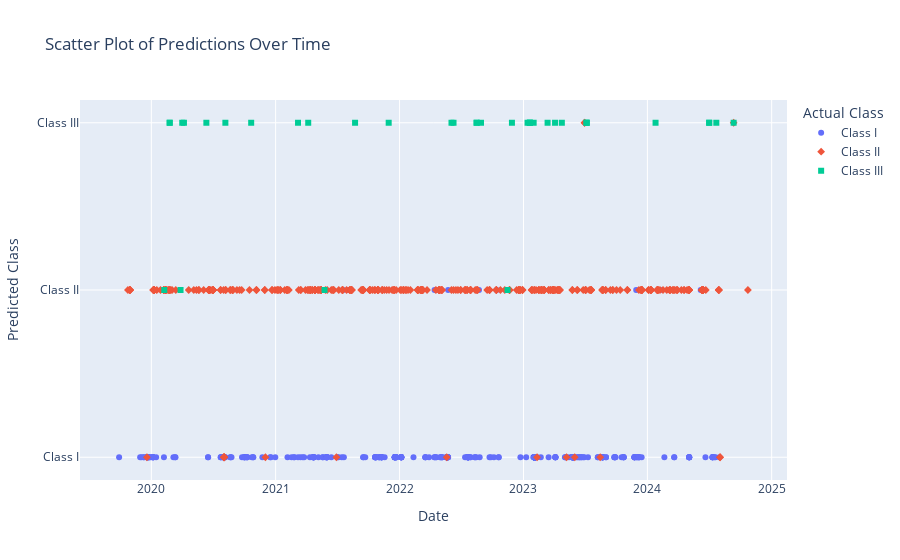

Source (notebook cell):
### Code cell
# Data Exploration
print(df.info())  # Check the basic information of the dataset
print(df.describe())  # Check statistical summary
print(df.isnull().sum())  # Check for missing values

# Data Cleaning
df.fillna(method='ffill', inplace=True)  # Fill missing values with forward fill

# Convert date fields
df['Recall Initiation Date'] = pd.to_datetime(df['Recall Initiation Date'])

# Create new features: year and month
df['Year'] = df['Recall Initiation Date'].dt.year
df['Month'] = df['Recall Initiation Date'].dt.month

# Feature Selection and Processing
from sklearn.preprocessing import LabelEncoder, StandardScaler

# Encode categorical variables
label_enc = LabelEncoder()
df['State'] = label_enc.fit_transform(df['State'])
df['Country'] = label_enc.fit_transform(df['Country'])

# Map original class types to numbers and save mapping
class_mapping = {'Class I': 0, 'Class II': 1, 'Class III': 2}
reverse_mapping = {v: k for k, v in class_mapping.items()}

df['Classification'] = df['Classification'].map(class_mapping)  # Encode target variable

# Standardize numerical variables
scaler = StandardScaler()
df['Days To Classify'] = scaler.fit_transform(df[['Days To Classify']])

# Select features and target variable
X = df[['State', 'Country', 'Days To Classify', 'Year', 'Month']]
y = df['Classification']

# Split the dataset
from sklearn.model_selection import train_test_split

X_train, X_test, y_train, y_test = train_test_split(X, y, test_size=0.2, random_state=42)

# Train the Model
from sklearn.ensemble import RandomForestClassifier

model = RandomForestClassifier(random_state=42)
model.fit(X_train, y_train)

# Predictions
y_pred = model.predict(X_test)

# Model Evaluation
from sklearn.metrics import accuracy_score, classification_report, confusion_matrix
import matplotlib.pyplot as plt
import seaborn as sns

# Calculate accuracy
accuracy = accuracy_score(y_test, y_pred)
print(f"Accuracy: {accuracy:.2f}")

# Classification report
print(classification_report(y_test, y_pred))

# Confusion Matrix
cm = confusion_matrix(y_test, y_pred)
sns.heatmap(cm, annot=True, fmt='d', cmap='Blues', xticklabels=class_mapping.keys(), yticklabels=class_mapping.keys())
plt.xlabel('Predicted')
plt.ylabel('Actual')
plt.title('Confusion Matrix')
plt.show()

# Hyperparameter Tuning
from sklearn.model_selection import GridSearchCV

param_grid = {
    'n_estimators': [50, 100, 200],
    'max_depth': [None, 10, 20],
    'min_samples_split': [2, 5, 10]
}
grid_search = GridSearchCV(RandomForestClassifier(random_state=42), param_grid, cv=5, scoring='accuracy')
grid_search.fit(X_train, y_train)

# Output the best parameters
print(f"Best Parameters: {grid_search.best_params_}")

# Save the Model
import joblib
joblib.dump(model, 'classification_model.pkl')

# Add predictions back to the dataframe with original class labels
df['Prediction'] = model.predict(X)
df['Prediction Label'] = df['Prediction'].map(reverse_mapping)
df['Actual Label'] = df['Classification'].map(reverse_mapping)

# Plot Line Chart for Predictions Over Time
import plotly.express as px

df['Prediction'] = model.predict(X)
df['Prediction Label'] = df['Prediction'].map(reverse_mapping)  # Predict
df['Actual Label'] = df['Classification'].map(reverse_mapping)  # Actual

# Plot
fig = px.scatter(
    df.sort_values(by='Recall Initiation Date'),
    x='Recall Initiation Date',
    y='Prediction Label',
    color='Actual Label',
    title='Scatter Plot of Predictions Over Time',
    labels={
        'Prediction Label': 'Predicted Class',
        'Actual Label': 'Actual Class',
        'Recall Initiation Date': 'Date'
    },
    symbol='Actual Label',  
    hover_data=['Actual Label', 'Prediction Label']  
)

fig.show()

from sklearn.metrics import accuracy_score

# Accurancy
accuracy = accuracy_score(df['Classification'], df['Prediction'])
print(f"Prediction Accuracy: {accuracy:.2%}")

### Figure 1 — Plotly figure (JSON) as saved in the notebook; plotly's stock layout.template omitted (floating-point values rounded to 4 significant figures; data arrays with more than 128 entries replaced by an {"elided": "..."} marker saying what was removed)
{"data": [{"customdata": {"elided": "389x1 str values"}, "hovertemplate": "Actual Class=%{customdata[0]}<br>Date=%{x}<br>Predicted Class=%{y}<extra></extra>", "legendgroup": "Class I", "marker": {"color": "#636efa", "symbol": "circle"}, "mode": "markers", "name": "Class I", "orientation": "v", "showlegend": true, "type": "scatter", "x": {"elided": "389 str values"}, "xaxis": "x", "y": {"elided": "389 str values"}, "yaxis": "y"}, {"customdata": {"elided": "422x1 str values"}, "hovertemplate": "Actual Class=%{customdata[0]}<br>Date=%{x}<br>Predicted Class=%{y}<extra></extra>", "legendgroup": "Class II", "marker": {"color": "#EF553B", "symbol": "diamond"}, "mode": "markers", "name": "Class II", "orientation": "v", "showlegend": true, "type": "scatter", "x": {"elided": "422 str values"}, "xaxis": "x", "y": {"elided": "422 str values"}, "yaxis": "y"}, {"customdata": [["Class III"], ["Class III"], ["Class III"], ["Class III"], ["Class III"], ["Class III"], ["Class III"], ["Class III"], ["Class III"], ["Class III"], ["Class III"], ["Class III"], ["Class III"], ["Class III"], ["Class III"], ["Class III"], ["Class III"], ["Class III"], ["Class III"], ["Class III"], ["Class III"], ["Class III"], ["Class III"], ["Class III"], ["Class III"], ["Class III"], ["Class III"], ["Class III"], ["Class III"], ["Class III"], ["Class III"], ["Class III"], ["Class III"], ["Class III"], ["Class III"], ["Class III"], ["Class III"]], "hovertemplate": "Actual Class=%{customdata[0]}<br>Date=%{x}<br>Predicted Class=%{y}<extra></extra>", "legendgroup": "Class III", "marker": {"color": "#00cc96", "symbol": "square"}, "mode": "markers", "name": "Class III", "orientation": "v", "showlegend": true, "type": "scatter", "x": ["2020-02-08T00:00:00", "2020-02-24T00:00:00", "2020-02-24T00:00:00", "2020-03-27T00:00:00", "2020-04-01T00:00:00", "2020-04-06T00:00:00", "2020-06-11T00:00:00", "2020-08-06T00:00:00", "2020-10-21T00:00:00", "2021-03-08T00:00:00", "2021-04-07T00:00:00", "2021-05-25T00:00:00", "2021-08-23T00:00:00", "2021-11-30T00:00:00", "2022-06-03T00:00:00", "2022-06-09T00:00:00", "2022-08-16T00:00:00", "2022-08-16T00:00:00", "2022-08-29T00:00:00", "2022-11-15T00:00:00", "2022-11-28T00:00:00", "2023-01-13T00:00:00", "2023-01-19T00:00:00", "2023-01-20T00:00:00", "2023-01-20T00:00:00", "2023-01-31T00:00:00", "2023-03-13T00:00:00", "2023-04-04T00:00:00", "2023-04-24T00:00:00", "2023-07-06T00:00:00", "2023-07-06T00:00:00", "2023-07-06T00:00:00", "2024-01-25T00:00:00", "2024-07-01T00:00:00", "2024-07-01T00:00:00", "2024-07-22T00:00:00", "2024-09-11T00:00:00"], "xaxis": "x", "y": ["Class II", "Class III", "Class III", "Class II", "Class III", "Class III", "Class III", "Class III", "Class III", "Class III", "Class III", "Class II", "Class III", "Class III", "Class III", "Class III", "Class III", "Class III", "Class III", "Class II", "Class III", "Class III", "Class III", "Class III", "Class III", "Class III", "Class III", "Class III", "Class III", "Class III", "Class III", "Class III", "Class III", "Class III", "Class III", "Class III", "Class III"], "yaxis": "y"}], "layout": {"legend": {"title": {"text": "Actual Class"}, "tracegroupgap": 0}, "title": {"text": "Scatter Plot of Predictions Over Time"}, "xaxis": {"anchor": "y", "domain": [0, 1], "title": {"text": "Date"}}, "yaxis": {"anchor": "x", "domain": [0, 1], "title": {"text": "Predicted Class"}}}}
